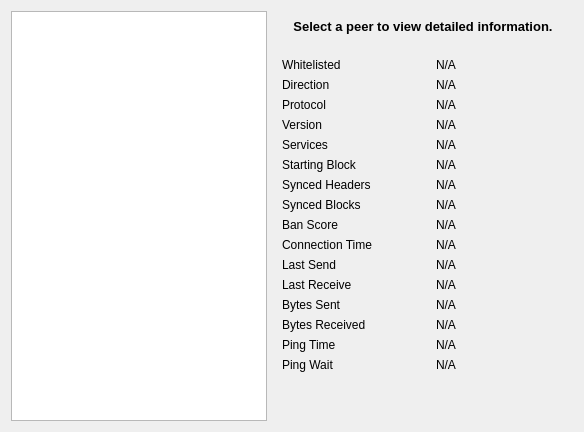
     <widget class="QWidget" name="tab_peers">
      <attribute name="title">
       <string>&amp;Peers</string>
      </attribute>
      <layout class="QGridLayout" name="gridLayout_2">
       <item row="0" column="0" rowspan="2">
        <widget class="QTableView" name="peerWidget">
         <property name="horizontalScrollBarPolicy">
          <enum>Qt::ScrollBarAsNeeded</enum>
         </property>
         <property name="sortingEnabled">
          <bool>true</bool>
         </property>
         <attribute name="horizontalHeaderHighlightSections">
          <bool>false</bool>
         </attribute>
        </widget>
       </item>
       <item row="0" column="1">
        <widget class="QLabel" name="peerHeading">
         <property name="sizePolicy">
          <sizepolicy hsizetype="Preferred" vsizetype="Minimum">
           <horstretch>0</horstretch>
           <verstretch>0</verstretch>
          </sizepolicy>
         </property>
         <property name="minimumSize">
          <size>
           <width>300</width>
           <height>32</height>
          </size>
         </property>
         <property name="font">
          <font>
           <pointsize>10</pointsize>
           <weight>75</weight>
           <bold>true</bold>
          </font>
         </property>
         <property name="cursor">
          <cursorShape>IBeamCursor</cursorShape>
         </property>
         <property name="text">
          <string>Select a peer to view detailed information.</string>
         </property>
         <property name="alignment">
          <set>Qt::AlignCenter</set>
         </property>
         <property name="wordWrap">
          <bool>true</bool>
         </property>
         <property name="textInteractionFlags">
          <set>Qt::LinksAccessibleByMouse|Qt::TextSelectableByKeyboard|Qt::TextSelectableByMouse</set>
         </property>
        </widget>
       </item>
       <item row="1" column="1">
        <widget class="QWidget" name="detailWidget" native="true">
         <property name="minimumSize">
          <size>
           <width>300</width>
           <height>0</height>
          </size>
         </property>
         <layout class="QGridLayout" name="gridLayout_3">
          <item row="0" column="0">
           <widget class="QLabel" name="label_30">
            <property name="text">
             <string>Whitelisted</string>
            </property>
           </widget>
          </item>
          <item row="0" column="2">
           <widget class="QLabel" name="peerWhitelisted">
            <property name="cursor">
             <cursorShape>IBeamCursor</cursorShape>
            </property>
            <property name="text">
             <string>N/A</string>
            </property>
            <property name="textFormat">
             <enum>Qt::PlainText</enum>
            </property>
            <property name="textInteractionFlags">
             <set>Qt::LinksAccessibleByMouse|Qt::TextSelectableByKeyboard|Qt::TextSelectableByMouse</set>
            </property>
           </widget>
          </item>
          <item row="1" column="0">
           <widget class="QLabel" name="label_23">
            <property name="text">
             <string>Direction</string>
            </property>
           </widget>
          </item>
          <item row="1" column="2">
           <widget class="QLabel" name="peerDirection">
            <property name="cursor">
             <cursorShape>IBeamCursor</cursorShape>
            </property>
            <property name="text">
             <string>N/A</string>
            </property>
            <property name="textFormat">
             <enum>Qt::PlainText</enum>
            </property>
            <property name="textInteractionFlags">
             <set>Qt::LinksAccessibleByMouse|Qt::TextSelectableByKeyboard|Qt::TextSelectableByMouse</set>
            </property>
           </widget>
          </item>
          <item row="2" column="0">
           <widget class="QLabel" name="label_21">
            <property name="text">
             <string>Protocol</string>
            </property>
           </widget>
          </item>
          <item row="2" column="2">
           <widget class="QLabel" name="peerVersion">
            <property name="cursor">
             <cursorShape>IBeamCursor</cursorShape>
            </property>
            <property name="text">
             <string>N/A</string>
            </property>
            <property name="textFormat">
             <enum>Qt::PlainText</enum>
            </property>
            <property name="textInteractionFlags">
             <set>Qt::LinksAccessibleByMouse|Qt::TextSelectableByKeyboard|Qt::TextSelectableByMouse</set>
            </property>
           </widget>
          </item>
          <item row="3" column="0">
           <widget class="QLabel" name="label_28">
            <property name="text">
             <string>Version</string>
            </property>
           </widget>
          </item>
          <item row="3" column="2">
           <widget class="QLabel" name="peerSubversion">
            <property name="cursor">
             <cursorShape>IBeamCursor</cursorShape>
            </property>
            <property name="text">
             <string>N/A</string>
            </property>
            <property name="textFormat">
             <enum>Qt::PlainText</enum>
            </property>
            <property name="textInteractionFlags">
             <set>Qt::LinksAccessibleByMouse|Qt::TextSelectableByKeyboard|Qt::TextSelectableByMouse</set>
            </property>
           </widget>
          </item>
          <item row="4" column="0">
           <widget class="QLabel" name="label_4">
            <property name="text">
             <string>Services</string>
            </property>
           </widget>
          </item>
          <item row="4" column="2">
           <widget class="QLabel" name="peerServices">
            <property name="cursor">
             <cursorShape>IBeamCursor</cursorShape>
            </property>
            <property name="text">
             <string>N/A</string>
            </property>
            <property name="textFormat">
             <enum>Qt::PlainText</enum>
            </property>
            <property name="textInteractionFlags">
             <set>Qt::LinksAccessibleByMouse|Qt::TextSelectableByKeyboard|Qt::TextSelectableByMouse</set>
            </property>
           </widget>
          </item>
          <item row="5" column="0">
           <widget class="QLabel" name="label_29">
            <property name="text">
             <string>Starting Block</string>
            </property>
           </widget>
          </item>
          <item row="5" column="2">
           <widget class="QLabel" name="peerHeight">
            <property name="cursor">
             <cursorShape>IBeamCursor</cursorShape>
            </property>
            <property name="text">
             <string>N/A</string>
            </property>
            <property name="textFormat">
             <enum>Qt::PlainText</enum>
            </property>
            <property name="textInteractionFlags">
             <set>Qt::LinksAccessibleByMouse|Qt::TextSelectableByKeyboard|Qt::TextSelectableByMouse</set>
            </property>
           </widget>
          </item>
          <item row="6" column="0">
           <widget class="QLabel" name="label_27">
            <property name="text">
             <string>Synced Headers</string>
            </property>
           </widget>
          </item>
          <item row="6" column="2">
           <widget class="QLabel" name="peerSyncHeight">
            <property name="cursor">
             <cursorShape>IBeamCursor</cursorShape>
            </property>
            <property name="text">
             <string>N/A</string>
            </property>
            <property name="textFormat">
             <enum>Qt::PlainText</enum>
            </property>
            <property name="textInteractionFlags">
             <set>Qt::LinksAccessibleByMouse|Qt::TextSelectableByKeyboard|Qt::TextSelectableByMouse</set>
            </property>
           </widget>
          </item>
          <item row="7" column="0">
           <widget class="QLabel" name="label_25">
             <property name="text">
              <string>Synced Blocks</string>
             </property>
            </widget>
          </item>
          <item row="7" column="2">
           <widget class="QLabel" name="peerCommonHeight">
            <property name="cursor">
             <cursorShape>IBeamCursor</cursorShape>
            </property>
            <property name="text">
             <string>N/A</string>
            </property>
            <property name="textFormat">
             <enum>Qt::PlainText</enum>
            </property>
            <property name="textInteractionFlags">
             <set>Qt::LinksAccessibleByMouse|Qt::TextSelectableByKeyboard|Qt::TextSelectableByMouse</set>
            </property>
           </widget>
          </item>
          <item row="8" column="0">
           <widget class="QLabel" name="label_24">
            <property name="text">
             <string>Ban Score</string>
            </property>
           </widget>
          </item>
          <item row="8" column="2">
           <widget class="QLabel" name="peerBanScore">
            <property name="cursor">
             <cursorShape>IBeamCursor</cursorShape>
            </property>
            <property name="text">
             <string>N/A</string>
            </property>
            <property name="textFormat">
             <enum>Qt::PlainText</enum>
            </property>
            <property name="textInteractionFlags">
             <set>Qt::LinksAccessibleByMouse|Qt::TextSelectableByKeyboard|Qt::TextSelectableByMouse</set>
            </property>
           </widget>
          </item>
          <item row="9" column="0">
           <widget class="QLabel" name="label_22">
            <property name="text">
             <string>Connection Time</string>
            </property>
           </widget>
          </item>
          <item row="9" column="2">
           <widget class="QLabel" name="peerConnTime">
            <property name="cursor">
             <cursorShape>IBeamCursor</cursorShape>
            </property>
            <property name="text">
             <string>N/A</string>
            </property>
            <property name="textFormat">
             <enum>Qt::PlainText</enum>
            </property>
            <property name="textInteractionFlags">
             <set>Qt::LinksAccessibleByMouse|Qt::TextSelectableByKeyboard|Qt::TextSelectableByMouse</set>
            </property>
           </widget>
          </item>
          <item row="10" column="0">
           <widget class="QLabel" name="label_15">
            <property name="text">
             <string>Last Send</string>
            </property>
           </widget>
          </item>
          <item row="10" column="2">
           <widget class="QLabel" name="peerLastSend">
            <property name="cursor">
             <cursorShape>IBeamCursor</cursorShape>
            </property>
            <property name="text">
             <string>N/A</string>
            </property>
            <property name="textFormat">
             <enum>Qt::PlainText</enum>
            </property>
            <property name="textInteractionFlags">
             <set>Qt::LinksAccessibleByMouse|Qt::TextSelectableByKeyboard|Qt::TextSelectableByMouse</set>
            </property>
           </widget>
          </item>
          <item row="11" column="0">
           <widget class="QLabel" name="label_19">
            <property name="text">
             <string>Last Receive</string>
            </property>
           </widget>
          </item>
          <item row="11" column="2">
           <widget class="QLabel" name="peerLastRecv">
            <property name="cursor">
             <cursorShape>IBeamCursor</cursorShape>
            </property>
            <property name="text">
             <string>N/A</string>
            </property>
            <property name="textFormat">
             <enum>Qt::PlainText</enum>
            </property>
            <property name="textInteractionFlags">
             <set>Qt::LinksAccessibleByMouse|Qt::TextSelectableByKeyboard|Qt::TextSelectableByMouse</set>
            </property>
           </widget>
          </item>
          <item row="12" column="0">
           <widget class="QLabel" name="label_18">
            <property name="text">
             <string>Bytes Sent</string>
            </property>
           </widget>
          </item>
          <item row="12" column="2">
           <widget class="QLabel" name="peerBytesSent">
            <property name="cursor">
             <cursorShape>IBeamCursor</cursorShape>
            </property>
            <property name="text">
             <string>N/A</string>
            </property>
            <property name="textFormat">
             <enum>Qt::PlainText</enum>
            </property>
            <property name="textInteractionFlags">
             <set>Qt::LinksAccessibleByMouse|Qt::TextSelectableByKeyboard|Qt::TextSelectableByMouse</set>
            </property>
           </widget>
          </item>
          <item row="13" column="0">
           <widget class="QLabel" name="label_20">
            <property name="text">
             <string>Bytes Received</string>
            </property>
           </widget>
          </item>
          <item row="13" column="2">
           <widget class="QLabel" name="peerBytesRecv">
            <property name="cursor">
             <cursorShape>IBeamCursor</cursorShape>
            </property>
            <property name="text">
             <string>N/A</string>
            </property>
            <property name="textFormat">
             <enum>Qt::PlainText</enum>
            </property>
            <property name="textInteractionFlags">
             <set>Qt::LinksAccessibleByMouse|Qt::TextSelectableByKeyboard|Qt::TextSelectableByMouse</set>
            </property>
           </widget>
          </item>
          <item row="14" column="0">
           <widget class="QLabel" name="label_26">
            <property name="text">
             <string>Ping Time</string>
            </property>
           </widget>
          </item>
          <item row="14" column="2">
           <widget class="QLabel" name="peerPingTime">
            <property name="cursor">
             <cursorShape>IBeamCursor</cursorShape>
            </property>
            <property name="text">
             <string>N/A</string>
            </property>
            <property name="textFormat">
             <enum>Qt::PlainText</enum>
            </property>
            <property name="textInteractionFlags">
             <set>Qt::LinksAccessibleByMouse|Qt::TextSelectableByKeyboard|Qt::TextSelectableByMouse</set>
            </property>
           </widget>
          </item>
          <item row="15" column="0">
           <widget class="QLabel" name="peerPingWaitLabel">
            <property name="toolTip">
             <string>The duration of a currently outstanding ping.</string>
            </property>
            <property name="text">
             <string>Ping Wait</string>
            </property>
           </widget>
          </item>
          <item row="15" column="2">
           <widget class="QLabel" name="peerPingWait">
            <property name="cursor">
             <cursorShape>IBeamCursor</cursorShape>
            </property>
            <property name="text">
             <string>N/A</string>
            </property>
            <property name="textFormat">
             <enum>Qt::PlainText</enum>
            </property>
            <property name="textInteractionFlags">
             <set>Qt::LinksAccessibleByMouse|Qt::TextSelectableByKeyboard|Qt::TextSelectableByMouse</set>
            </property>
           </widget>
          </item>
          <item row="16" column="1">
           <spacer name="verticalSpacer_3">
            <property name="orientation">
             <enum>Qt::Vertical</enum>
            </property>
            <property name="sizeHint" stdset="0">
             <size>
              <width>20</width>
              <height>40</height>
             </size>
            </property>
           </spacer>
          </item>
         </layout>
        </widget>
       </item>
      </layout>
     </widget>
